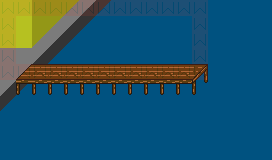

Below is a game level as drawn by its tile map, then a one-line description and the .tmx file that defines it, in full:
An orthogonal 17x10 tile map with 16x16 px tiles, 4 tile layers (ground-back, background, items, collision) and 3 objects (club-front, old-woman, hellgirl).

<map version="1.4" tiledversion="1.4.1" orientation="orthogonal" renderorder="right-down" width="17" height="10" tilewidth="16" tileheight="16" infinite="0" nextlayerid="13" nextobjectid="19">
 <tileset firstgid="1" name="tiles" tilewidth="16" tileheight="16" tilecount="192" columns="12">
  <image source="../../images/tilesets/tiles.png" width="192" height="256" />
 </tileset>
 <layer id="4" name="ground-back" width="17" height="10">
  <data encoding="csv">
0,0,0,0,0,0,184,184,184,184,184,184,184,184,184,184,184,
0,0,0,0,0,184,184,184,184,184,184,184,184,184,184,184,184,
0,0,0,0,184,184,184,184,184,184,184,184,184,184,184,184,184,
0,0,0,184,184,184,184,184,184,184,184,184,184,184,184,184,184,
0,0,184,184,184,184,184,184,184,184,184,184,184,184,184,184,184,
0,184,184,184,184,184,184,184,184,184,184,184,184,184,184,184,184,
184,184,184,184,184,184,184,184,184,184,184,184,184,184,184,184,184,
184,184,184,184,184,184,184,184,184,184,184,184,184,184,184,184,184,
184,184,184,184,184,184,184,184,184,184,184,184,184,184,184,184,184,
0,0,0,0,0,0,0,0,0,0,0,0,0,0,0,0,0
</data>
 </layer>
 <layer id="1" name="background" width="17" height="10">
  <data encoding="csv">
152,152,152,152,152,140,153,184,184,184,184,184,184,184,184,184,184,
152,152,152,152,140,153,184,184,184,184,184,184,184,184,184,184,184,
152,152,152,140,153,184,184,184,184,184,184,184,184,184,184,184,184,
152,152,140,153,184,184,184,184,184,184,184,184,184,184,184,184,184,
152,140,153,184,184,184,184,184,184,184,184,184,184,184,184,184,184,
140,153,184,184,184,184,184,184,184,184,184,184,184,184,184,184,184,
153,184,184,184,184,184,184,184,184,184,184,184,184,184,184,184,184,
184,184,184,184,184,184,184,184,184,184,184,184,184,184,184,184,184,
184,184,184,184,184,184,184,184,184,184,184,184,184,184,184,184,184,
184,184,184,184,184,184,184,184,184,184,184,184,184,184,184,184,184
</data>
 </layer>
 <layer id="12" name="items" width="17" height="10">
  <data encoding="csv">
23,23,10,10,24,0,0,0,0,0,0,0,0,0,0,0,0,
23,23,10,24,0,0,0,0,0,0,0,0,0,0,0,0,0,
23,23,24,0,0,0,0,0,0,0,0,0,0,0,0,0,0,
0,0,0,0,0,0,0,0,0,0,0,0,0,0,0,0,0,
0,169,170,170,170,170,170,170,170,170,170,170,171,0,0,0,0,
0,181,182,182,182,182,182,182,182,182,182,182,183,0,0,0,0,
0,0,0,0,0,0,0,0,0,0,0,0,0,0,0,0,0,
0,0,0,0,0,0,0,0,0,0,0,0,0,0,0,0,0,
0,0,0,0,0,0,0,0,0,0,0,0,0,0,0,0,0,
0,0,0,0,0,0,0,0,0,0,0,0,0,0,0,0,0
</data>
 </layer>
 <layer id="2" name="collision" width="17" height="10" opacity="0.13">
  <data encoding="csv">
25,25,25,25,25,25,25,25,25,25,25,25,25,0,0,0,0,
25,0,0,0,0,0,0,0,0,0,0,0,25,0,0,0,0,
25,0,0,0,0,0,0,0,0,0,0,0,25,0,0,0,0,
25,0,0,0,0,0,0,0,0,0,0,0,25,0,0,0,0,
25,25,25,25,25,25,25,25,25,25,25,25,25,0,0,0,0,
0,0,0,0,0,0,0,0,0,0,0,0,0,0,0,0,0,
0,0,0,0,0,0,0,0,0,0,0,0,0,0,0,0,0,
0,0,0,0,0,0,0,0,0,0,0,0,0,0,0,0,0,
0,0,0,0,0,0,0,0,0,0,0,0,0,0,0,0,0,
0,0,0,0,0,0,0,0,0,0,0,0,0,0,0,0,0
</data>
 </layer>
 <objectgroup id="5" name="hard-exits">
  <object id="16" name="club-front" x="16" y="57">
   <properties>
    <property name="from" value="left" />
   </properties>
   <point />
  </object>
 </objectgroup>
 <objectgroup id="11" name="npcs">
  <object id="17" name="old-woman" x="190" y="54">
   <point />
  </object>
  <object id="18" name="hellgirl" x="194" y="54">
   <point />
  </object>
 </objectgroup>
</map>
